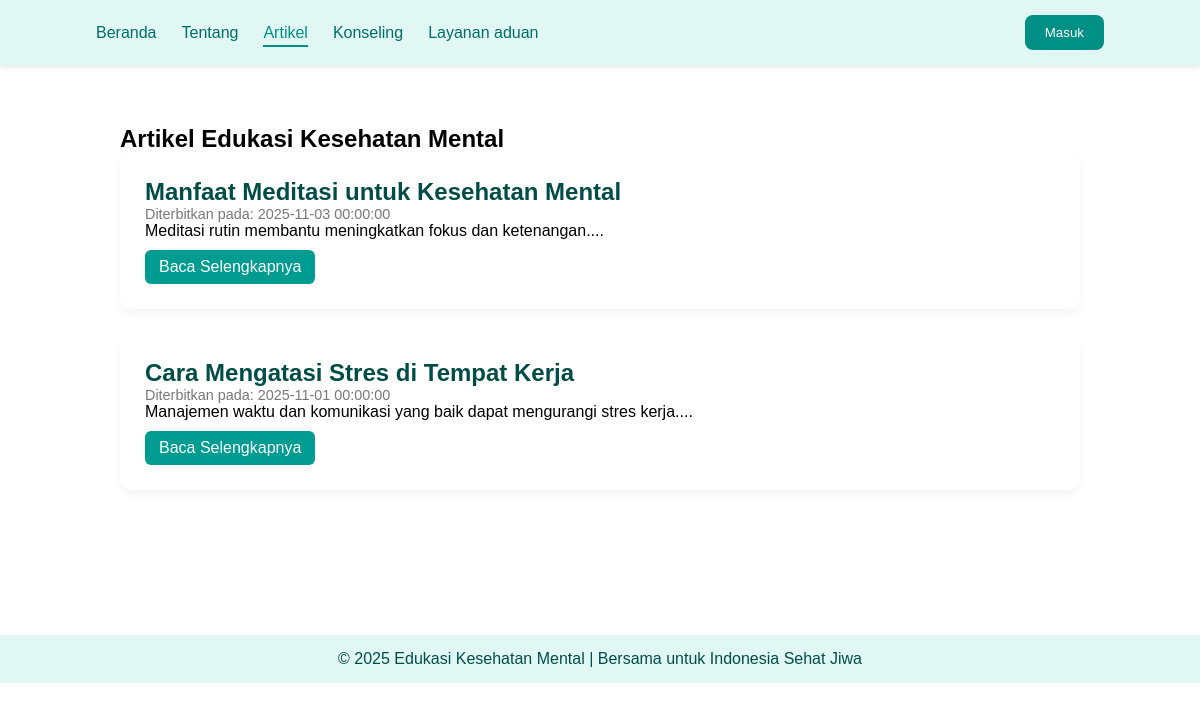
The app's page /edukasi.php, older data.
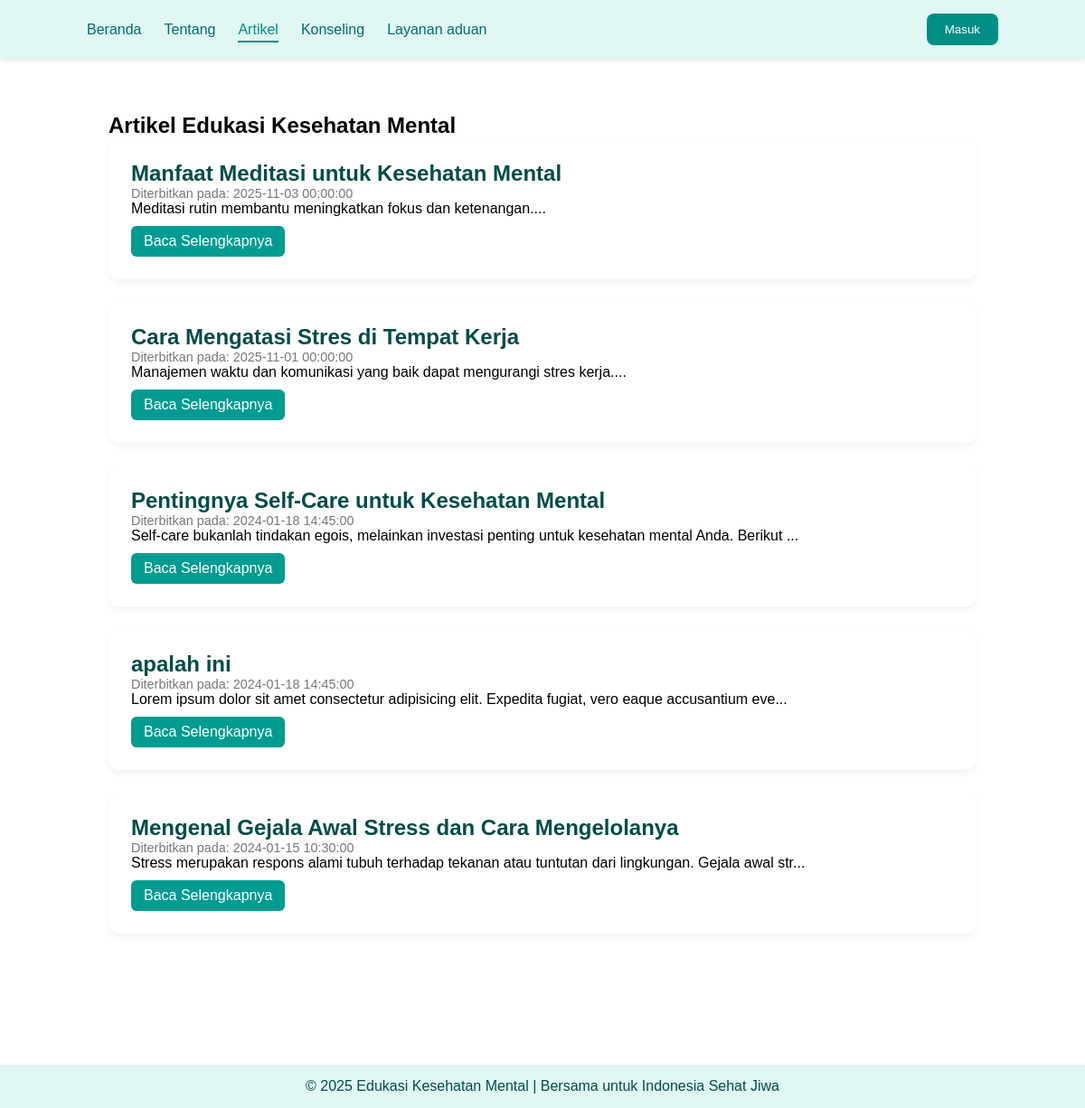
The same page, newer data.
### tables this page shows
CREATE TABLE `artikel` (
  `artikel_id` int(11) NOT NULL,
  `dokter_id` int(11) DEFAULT NULL,
  `judul` varchar(200) DEFAULT NULL,
  `isi` longtext DEFAULT NULL,
  `tanggal` datetime DEFAULT NULL
);

### edukasi.php (the view, shortened to what this page needs)
<?php
include 'connection.php';
function autoLink($text) {
    $pattern = '/(https?:\/\/[^\s]+)/i';
    $replace = '<a href="$1" target="_blank" style="color:#0066cc; text-decoration:underline;">$1</a>';
    return preg_replace($pattern, $replace, $text);
}
?>
<!DOCTYPE html>
<html lang="id">
<head>
  <link rel="stylesheet" href="asset/css/style.css">
</head>
<body>
  <header>
    <nav class="navbar">
      <ul>
        <li><a href="index.php">Beranda</a></li>
        <li><a href="about.php">Tentang</a></li>
        <li><a href="edukasi.php" class="active">Artikel</a></li>
        <?php
        if (isset($_SESSION['role']) && $_SESSION['role'] == 'dokter') {
          echo '<li><a href="dashboard_dokter.php">Dashboard</a></li>';
        } else {
          echo '<li><a href="daftar_jadwal.php">Konseling</a></li>';
          echo '<li><a href="layanan_aduan.php">Layanan aduan</a></li>';
        }
        ?>
      </ul>
      <?php if (isset($_SESSION['user_id'])): ?>
        <a href="profil.php" class="no-undlin">
        <button class="btn-primary-log">Profil</button>
      </a>
      <?php else: ?>
        <a href="signin.php" class="no-undlin">
          <button class="btn-primary-log">Masuk</button>
        </a>
      <?php endif; ?>
    </nav>
  </header>
  <main class="edukasi">
    <section class="artikel-section">
      <h1>Artikel Edukasi Kesehatan Mental</h1>
      <?php
      $query = mysqli_query($conn, "SELECT * FROM artikel ORDER BY tanggal DESC");
      if ($query->num_rows > 0) {
        while ($row = mysqli_fetch_array($query)) {
          $preview = substr($row['isi'], 0, 100) . '...';
          $preview = autoLink($preview);
      ?>
              <div class='artikel-card'>
                <h2><?= $row['judul'] ?></h2>
                <p class='tanggal'>Diterbitkan pada: <?= $row['tanggal'] ?></p>
                <p><?= $preview ?></p>
                <a href='artikel_detail.php?id=<?= $row['artikel_id'] ?>' class='btn-baca'>Baca Selengkapnya</a>
              </div>
      <?php
        }
      } else {
        echo "<p>Tidak ada artikel yang tersedia saat ini.</p>";
      }
      ?>
    </section>
  </main>
  <footer>
    <p>© 2025 Edukasi Kesehatan Mental | Bersama untuk Indonesia Sehat Jiwa</p>
  </footer>
</body>
</html>

Row changes from the older to the newer data that the page shows:
added artikel: judul "Pentingnya Self-Care untuk Kesehatan Mental", tanggal "2024-01-18 14:45:00", isi "Self-care bukanlah tindakan egois, melainkan investasi penting untuk kesehatan mental Anda. Berikut ..."
added artikel: judul "apalah ini", tanggal "2024-01-18 14:45:00", isi "Lorem ipsum dolor sit amet consectetur adipisicing elit. Expedita fugiat, vero eaque accusantium eve..."
added artikel: judul "Mengenal Gejala Awal Stress dan Cara Mengelolanya", tanggal "2024-01-15 10:30:00", isi "Stress merupakan respons alami tubuh terhadap tekanan atau tuntutan dari lingkungan. Gejala awal str..."
